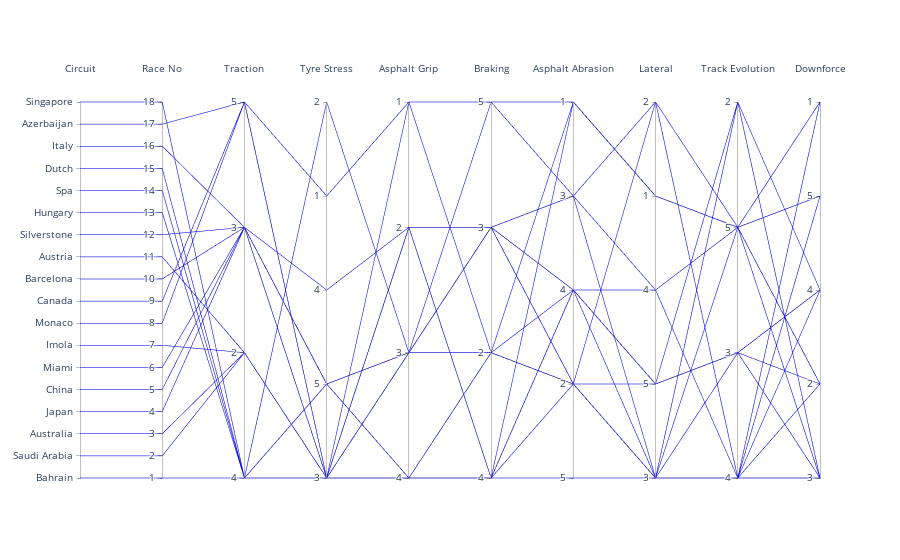

Notebook code cell kept with this figure:
### Code cell
import pandas as pd
import plotly.graph_objects as go
import plotly.io as pio

# Read Excel Data
file_path = 'ParallelPlotting.xlsx'
dataframe = pd.read_excel(file_path)

# Extract characteristic names
characteristics = dataframe.iloc[0:11, 0].values

# Extract the track data (row 0 to 10, column B onwards)
data = dataframe.iloc[0:11, 1:21]

# Transpose the data so each row represents a track and each column is a characteristic
data = data.transpose()

# Assign the characteristic headers as column names for the dataframe
data.columns = characteristics

# Create a list of dimensions for Parcoords
dimensions = []

# Characteristics for which we need to manually set the range and ticks
manual_range_columns = ['Traction', 'Tyre Stress', 'Asphalt Grip', 'Braking', 
                        'Asphalt Abrasion', 'Lateral', 'Track Evolution', 'Downforce']

# Create a mapping for categorical values to numeric values
for col in data.columns:
    
    if data[col].dtype == 'object':  # Categorical column
        # Create a mapping for unique categories to numbers
        category_mapping = {category: idx for idx, category in enumerate(data[col].unique())}
        # Replace the original values with their numeric mappings
        numeric_values = data[col].map(category_mapping)
        
        dimensions.append(dict(
            range=[numeric_values.min(), numeric_values.max()],
            label=col,
            values=numeric_values,
            tickvals=list(category_mapping.values()),  # Unique numeric values
            ticktext=list(category_mapping.keys())     # Original categories
        ))
   

# Create the Parcoords plot
fig = go.Figure(data=
    go.Parcoords(
        
        line_color='blue',
        dimensions=dimensions,
        #color_continuous_scale=px.colors.diverging.Tealrose,
    )
)

# Show the plot inline
pio.show(fig)

# Optionally, save the figure as HTML
fig.write_html('parcoords_plot.html')

### Figure 1 — Plotly figure (JSON) as saved in the notebook; plotly's stock layout.template omitted (floating-point values rounded to 4 significant figures)
{"data": [{"dimensions": [{"label": "Circuit", "range": [0, 17], "ticktext": ["Bahrain", "Saudi Arabia", "Australia", "Japan", "China", "Miami", "Imola", "Monaco", "Canada", "Barcelona", "Austria", "Silverstone", "Hungary", "Spa", "Dutch", "Italy", "Azerbaijan", "Singapore"], "tickvals": [0, 1, 2, 3, 4, 5, 6, 7, 8, 9, 10, 11, 12, 13, 14, 15, 16, 17], "values": [0, 1, 2, 3, 4, 5, 6, 7, 8, 9, 10, 11, 12, 13, 14, 15, 16, 17]}, {"label": "Race No", "range": [0, 17], "ticktext": [1, 2, 3, 4, 5, 6, 7, 8, 9, 10, 11, 12, 13, 14, 15, 16, 17, 18], "tickvals": [0, 1, 2, 3, 4, 5, 6, 7, 8, 9, 10, 11, 12, 13, 14, 15, 16, 17], "values": [0, 1, 2, 3, 4, 5, 6, 7, 8, 9, 10, 11, 12, 13, 14, 15, 16, 17]}, {"label": "Traction", "range": [0, 3], "ticktext": [4, 2, 3, 5], "tickvals": [0, 1, 2, 3], "values": [0, 1, 1, 2, 2, 2, 1, 3, 3, 2, 1, 2, 0, 0, 0, 2, 3, 0]}, {"label": "Tyre Stress", "range": [0, 4], "ticktext": [3, 5, 4, 1, 2], "tickvals": [0, 1, 2, 3, 4], "values": [0, 0, 0, 1, 2, 0, 0, 3, 0, 1, 0, 1, 0, 1, 1, 0, 0, 4]}, {"label": "Asphalt Grip", "range": [0, 3], "ticktext": [4, 3, 2, 1], "tickvals": [0, 1, 2, 3], "values": [0, 0, 1, 1, 2, 1, 2, 3, 3, 1, 1, 0, 2, 0, 1, 0, 2, 1]}, {"label": "Braking", "range": [0, 3], "ticktext": [4, 2, 3, 5], "tickvals": [0, 1, 2, 3], "values": [0, 1, 1, 1, 0, 2, 2, 1, 3, 2, 2, 1, 2, 0, 2, 0, 0, 3]}, {"label": "Asphalt Abrasion", "range": [0, 4], "ticktext": [5, 2, 4, 3, 1], "tickvals": [0, 1, 2, 3, 4], "values": [0, 1, 1, 2, 2, 1, 3, 4, 4, 2, 2, 1, 1, 2, 3, 1, 4, 3]}, {"label": "Lateral", "range": [0, 4], "ticktext": [3, 5, 4, 1, 2], "tickvals": [0, 1, 2, 3, 4], "values": [0, 0, 0, 1, 2, 0, 0, 3, 3, 1, 0, 1, 0, 1, 2, 4, 3, 4]}, {"label": "Track Evolution", "range": [0, 3], "ticktext": [4, 3, 5, 2], "tickvals": [0, 1, 2, 3], "values": [0, 0, 0, 1, 2, 2, 3, 2, 2, 1, 1, 3, 0, 1, 0, 0, 2, 2]}, {"label": "Downforce", "range": [0, 4], "ticktext": [3, 2, 4, 5, 1], "tickvals": [0, 1, 2, 3, 4], "values": [0, 1, 0, 2, 0, 1, 0, 3, 4, 2, 0, 2, 3, 1, 2, 4, 1, 3]}], "line": {"color": "blue"}, "type": "parcoords"}], "layout": {}}
